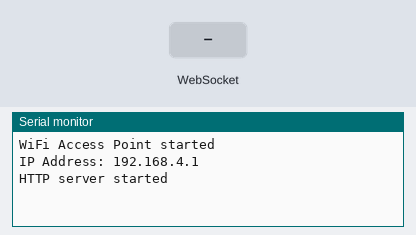
A sketch run on a simulated ESP32. On the bench: the last lines printed to the serial monitor. The test bench sets the inputs (shaded band).

Above: at 1.2 s.
1.3 s: WebSocket text "0" received
At 2.0 s:
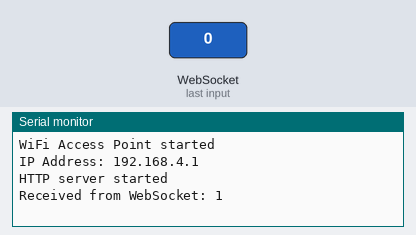
2.8 s: WebSocket text "90" received
At 3.1 s:
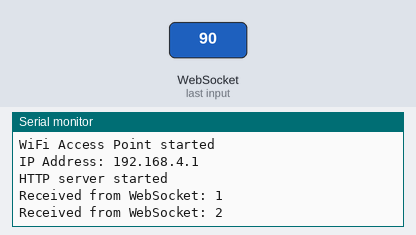

Measured:
- after the input at 1.3 s, the serial monitor: prints a new line at once (image 1)
- after the input at 2.8 s, the serial monitor: prints a new line at once (image 2)

The sketch:

RC_Control.ino
```cpp
/**
 * RC_Control.ino
 * Author: Lukas Severinghaus, PrincipIoT
 *
 * This program allows the user to fly a MultiWii Serial Protocol (MSP) enabled drone
 * from their phone using a simple web app. This has been tested with flight controllers
 * running Betaflight and INAV.
 *
 * Once uploaded, connect to the ESP32-AP WiFi network, then navigate to 192.168.4.1
 * or to any http domain. It uses a DNS redirect to connect any HTTP domain to the
 * web app.
 *
 * IMPORTANT: The flight controller must be set to AERT channel order for the controls to map properly.
 *
 * This example assumes channel 5 has been set as the arming channel, where 2000 is armed,
 * and channel 6 has been set as a three position mode select switch.
 *
 * This code was partially written with the help of generative AI tools.
 */

#include <WiFi.h>
#include <ESPAsyncWebServer.h>
#include <AsyncTCP.h>
#include <DNSServer.h>
#include "webpagedata.h"
// Network credentials
const char* ssid = "ESP32-AP";
const char* password = "12345678";

// Create an instance of the server
AsyncWebServer server(80);
AsyncWebSocket ws("/ws");
DNSServer dnsServer;

// WebSocket event handler
void onWsEvent(AsyncWebSocket *server, AsyncWebSocketClient *client, AwsEventType type, void *arg, uint8_t *data, size_t len) {
  if (type == WS_EVT_DATA) {
    AwsFrameInfo *info = (AwsFrameInfo*)arg;
    if (info->final && info->index == 0 && info->len == len) {
      // Send raw bytes to UART
      Serial.print("Received from WebSocket: ");
      //for (size_t i = 0; i < len; i++) {
      //  Serial.printf("%02X ", data[i]);
      //}
      Serial.println(len);
      Serial2.write(data, len);  // Send the raw bytes to UART2
    }
  }
}

void setup() {
  // Start Serial for debugging
  Serial.begin(115200);

  // Set up UART2 for external communication
  Serial2.begin(115200, SERIAL_8N1, 16, 17);  // UART2 with RX=GPIO16, TX=GPIO17 (change pins as needed)

  // Set up WiFi Access Point
  WiFi.softAP(ssid, password);
  Serial.println("WiFi Access Point started");
  Serial.print("IP Address: ");
  Serial.println(WiFi.softAPIP());

  // Set up DNS server for captive portal
  dnsServer.start(53, "*", WiFi.softAPIP());

  // Serve HTML file
  server.on("/", HTTP_GET, [](AsyncWebServerRequest *request) {
    request->send_P(200, "text/html", index_html);
  });

  // Attach WebSocket
  ws.onEvent(onWsEvent);
  server.addHandler(&ws);

  // Start the server
  server.begin();
  Serial.println("HTTP server started");
}

void loop() {
  // Handle DNS requests
  dnsServer.processNextRequest();
  // Nothing else is needed here, as we are using async server
}
```

Source omitted: webpagedata.h (16858 bytes)
